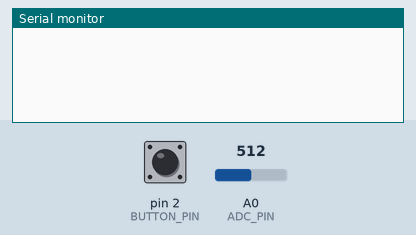
This sketch was run on a simulated Arduino Uno, built with avr-gcc and run on an emulated ATmega328P. Shown: the last lines printed to the serial monitor. The inputs (shaded band) are chosen by the test bench; at power-on: pin 2 (BUTTON_PIN) HIGH, A0 (ADC_PIN) = 512.

Above: at 1.2 s.
1.3 s: pin 2 (BUTTON_PIN) pulled LOW for 0.15 s
At 2.5 s:
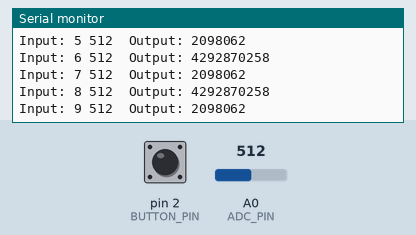
2.9 s: pin 2 (BUTTON_PIN) pulled LOW for 1 s
At 3.8 s:
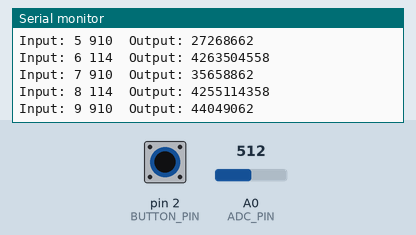
5.4 s: pin 2 (BUTTON_PIN) pulled LOW for 0.15 s
At 6.3 s:
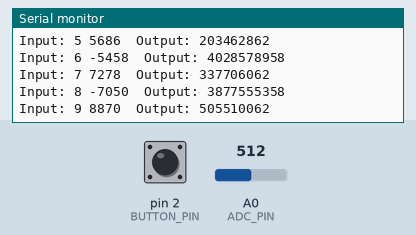
Timing chart, 0 to 8.4 s (numbered marks = the images above; inputs shaded):
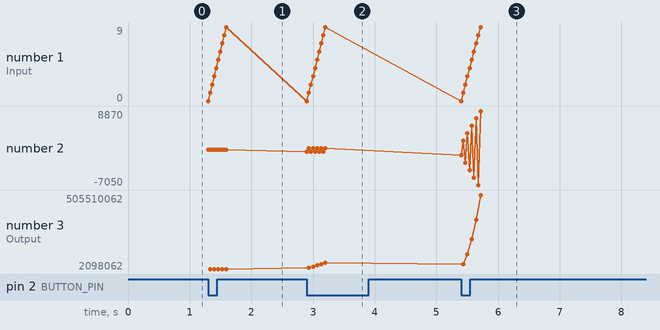

The sketch:

simple_filter.ino
```cpp
#define BUTTON_PIN 2
#define ARRAY_SIZE 10
#define ADC_PIN A0

const int DEBOUNCE_DELAY_MS = 150;

// Button state interrupt flag
volatile bool gButtonState = false;

// Variable to track the last press and last debounce time for the select button.
unsigned long gLastDebounceTime = 0;

// Additional variable to be able to track the button state outside of the button ISR flag (for debouncing)
bool gReading1 = HIGH;

unsigned long int gArray[ARRAY_SIZE] = {10,9,8,7,6,5,4,3,2,1};

void setup() {
  // Initialize the serial terminal
  Serial.begin(9600);

  // Initialize the button and analog input pins
  pinMode(BUTTON_PIN, INPUT);
  pinMode(ADC_PIN, INPUT);

  // Attach an interrupt to the button pin
  attachInterrupt(digitalPinToInterrupt(BUTTON_PIN), isr_button, FALLING);
  noInterrupts();

  // unsigned integer for ADC values.
  unsigned long int adcVal;

  // Load the array with values generated from the ADC
  for(int i = 0; i < ARRAY_SIZE; i++){
    adcVal = analogRead(ADC_PIN);
    gArray[i] = adcVal;
  }

  // Initialize the last recorded debounce time to some variable close to the current time
  // Avoids negative subtraction.
  gLastDebounceTime = millis();
  interrupts();
}

void loop() {
  // put your main code here, to run repeatedly:
  if(gButtonState == true){
    gButtonState = false;
    gReading1 = LOW;
  }

  // Detect a valid press (longer than defined debounce delay)
  if ((millis() - gLastDebounceTime) > DEBOUNCE_DELAY_MS) {

    // Button pressed (LOW because of pullup)
    if (gReading1 == LOW) {
      gLastDebounceTime = millis();
      gReading1 = HIGH;
      filterOperation();
    }
  }else{
    // Reset the read state of button 1 so that it does not count gPressCount by default when the debounce delay has elapsed.
    gReading1 = HIGH;
  }
}

void filterOperation(){
  int i = 0;
  int temp;
  for(i=0; i<ARRAY_SIZE; i++){
    temp = gArray[i];
    gArray[i] = 2*gArray[i] - gArray[i-1];

    Serial.print("Input: ");
    Serial.print(i);
    Serial.print(" ");
    Serial.print(temp);
    Serial.print("\tOutput: ");
    Serial.println(gArray[i]);

  }
}

void isr_button(){
  gButtonState = true;
} 
```

Measured:
- after the input at 1.3 s, the serial monitor: prints a new line at once (image 1)
- after the input at 2.9 s, the serial monitor: prints a new line at once (image 2)
- after the input at 5.4 s, the serial monitor: prints a new line at once (image 3)
- plotted number 2: 512 → 910 after the input at 2.9 s, 910 → 8870 after the input at 5.4 s
- plotted number 3: 2098062 → 44049062 after the input at 2.9 s, 44049062 → 505510062 after the input at 5.4 s
